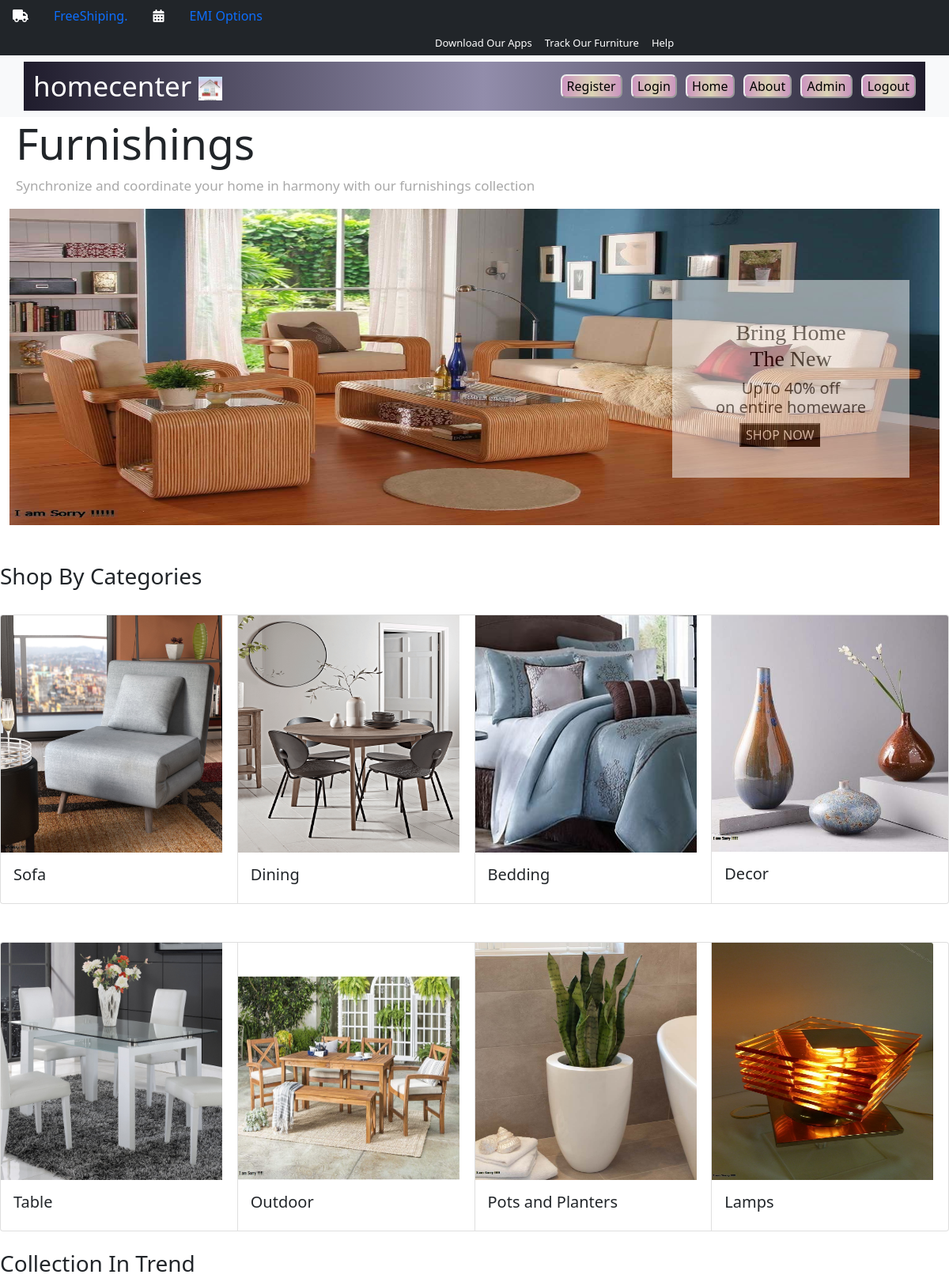
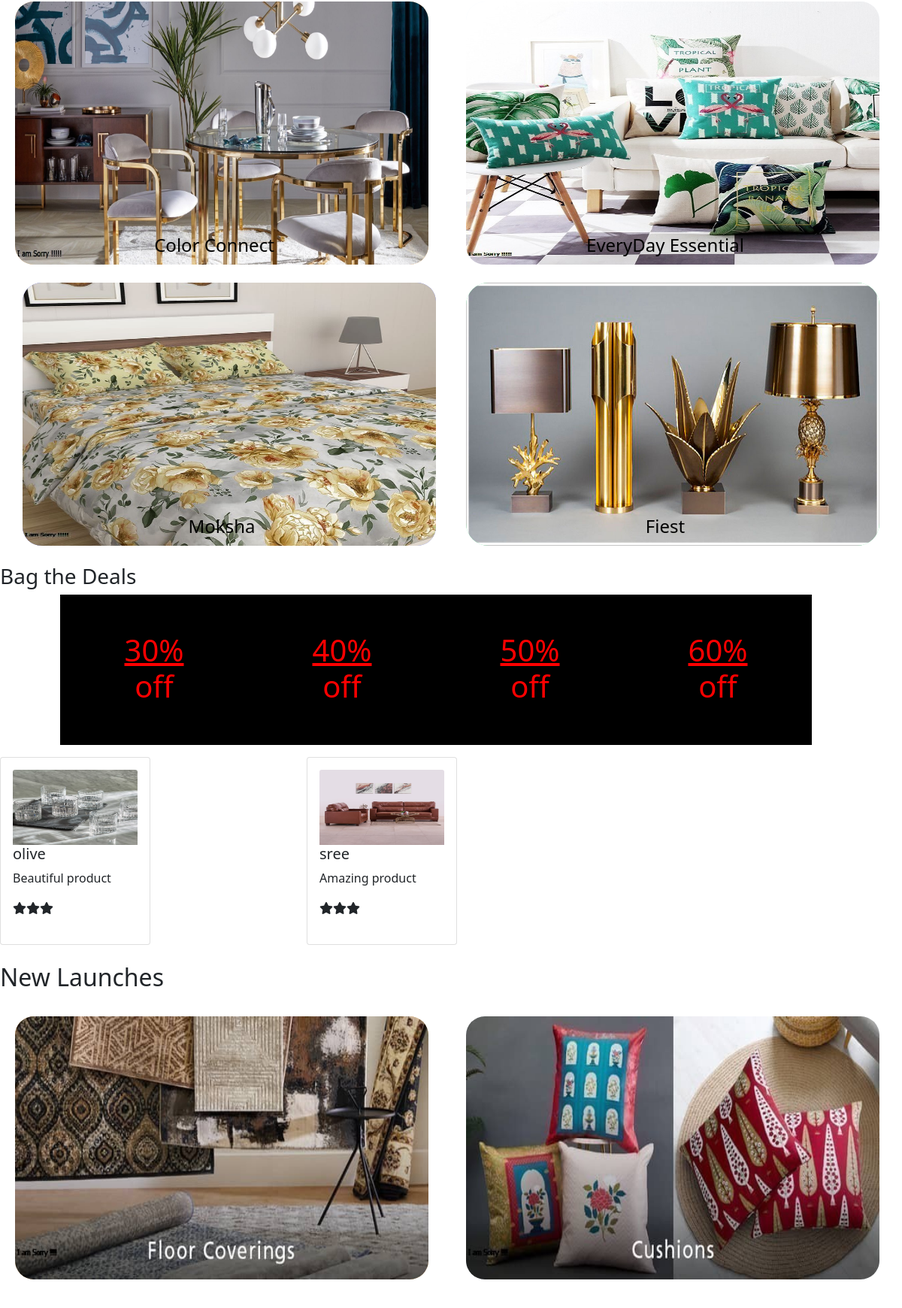
The app's page /ecom/reviewdsp/ (upper part) with its own data (2 pictures, top to bottom).
### ecom/models.py (models this page shows, shortened)
class reviewmodel(models.Model):
    cust_name=models.CharField(max_length=50)
    comments=models.CharField(max_length=500)
    imag=models.FileField(upload_to='ecom/static')

### ecom/views.py (the view)
# urls.py: path('reviewdsp/',reviewdsp),
def reviewdsp(request):
    b = reviewmodel.objects.all()
    cus=[]
    com=[]
    im=[]
    for i in b:
        cu=i.cust_name
        cus.append(cu)
        co=i.comments
        com.append(co)
        imge=str(i.imag).split('/')[-1]
        im.append(imge)
    pair=zip(cus,com,im)
    return render(request, 'front.html', {'b':pair})

### ecom/templates/front.html (shortened to what this page needs)
<!DOCTYPE html>
{% load static %}
<html lang="en">
    <link href="https://cdn.jsdelivr.net/npm/bootstrap@5.0.2/dist/css/bootstrap.min.css" rel="stylesheet">
<head>
</head>
<body>
  <nav class="nav navbar-light bg-dark">
    <a class="nav-link" ><i class="fa-solid fa-truck" style="color:white;"></i></a>
        <a class="nav-link" title="On household order over Rs:40000">FreeShiping.</a>
  </body>
    <a class="nav-link" href="#"><i class="fa-solid fa-calendar-days" style="color:white;"></i></a>
    <a class="nav-link " title="On household order over Rs:30000">EMI Options</a>
      <form class="d-flex">
        <a class="navbar-brand" style="color:white;font-size: small;margin-left:550px;" title="Download our apps">Download Our Apps</a>
        <a class="navbar-brand" style="color:white;font-size: small;">Track Our Furniture</a>
        <a class="navbar-brand" style="color:white;font-size: small;">Help</a>
      </form>
    <nav class="navbar navbar-expand-lg navbar-light bg-light">
        <div class="container" style="background-image: linear-gradient(to right, #1F1C2C 0%, #928DAB  51%, #1F1C2C  100%);">
          <a class="navbar-brand" href="#" style="font-size:35px;color:white;">
            homecenter <img src="{% static 'home.jpg' %}" alt="" width="30" height="30" class="d-inline-block align-text-right"></a>
           <a href="http://127.0.0.1:8000/ecom/regi/" style="margin-left:400px;"><button style="border-color: rgb(237, 237, 237);border-radius:7px;background-image:linear-gradient(to right, #CC95C0 0%, #DBD4B4  51%, #CC95C0  100%);">Register</button> </a>
            <a href="http://127.0.0.1:8000/ecom/log/"><button  style="border-color: rgb(237, 237, 237);border-radius:7px;background-image:linear-gradient(to right, #CC95C0 0%, #DBD4B4  51%, #CC95C0  100%);">Login</button></a>
            <a href="http://127.0.0.1:8000/ecom/proj/"><button  style="border-color: rgb(237, 237, 237);border-radius:7px;background-image:linear-gradient(to right, #CC95C0 0%, #DBD4B4  51%, #CC95C0  100%);">Home</button></a>
            <a href="http://127.0.0.1:8000/ecom/about/"><button  style="border-color: rgb(237, 237, 237);border-radius:7px;background-image:linear-gradient(to right, #CC95C0 0%, #DBD4B4  51%, #CC95C0  100%);">About</button></a>
            <a href="http://127.0.0.1:8000/ecom/admnpge/"><button  style="border-color: rgb(237, 237, 237);border-radius:7px;background-image:linear-gradient(to right, #CC95C0 0%, #DBD4B4  51%, #CC95C0  100%);">Admin</button></a>
            <a href="http://127.0.0.1:8000/ecom/logout/"><button  style="border-color: rgb(237, 237, 237);border-radius:7px;background-image:linear-gradient(to right, #CC95C0 0%, #DBD4B4  51%, #CC95C0  100%);">Logout</button></a>
        </div>
      </nav>
       <h2 style="font-size:55px;margin-left: 20px;">Furnishings</h2>
       <p style="margin-left: 20px;font-size:17px;color:darkgrey;">Synchronize and coordinate your home in harmony with our furnishings collection
       </p>
  <div class="container-fluid" style="position: relative;">
    <a href="http://127.0.0.1:8000/mat_app/displaybig/"><img src="{% static 'sofa2.jpg' %}" style="height:400px;width:100%;"></a>
    <div class="text-block">
      <h3 style="font-family:cursive;"><center>Bring Home <br>The New</center></h3>
      <h5><center> UpTo 40% off <br> on entire homeware</center> </h5>
        <a href="http://127.0.0.1:8000/ecom/userdsp/"> <button style="background-color:black;color:white;margin-left:65px;">SHOP NOW</button></a>
         </div>
  </div>
   <br><br>
       <h3>Shop By Categories</h3><br>
       <div class="card-group">
        <div class="card">
          <a href="http://127.0.0.1:8000/ecom/sofa/"><img src="{% static 'sofa1.jpg' %}" class="card-img-top" style="height:300px;width:280px;"></a>
          <div class="card-body">
            <h5 class="card-title">Sofa</h5>
          </div>
          </div>
        <div class="card">
          <a href="http://127.0.0.1:8000/mat_app/usrdsply3/">
            <img src="{% static 'dinig.png' %}" class="card-img-top" style="height:300px;width:280px;"></a>
          <div class="card-body">
            <h5 class="card-title">Dining</h5>
          </div>
        </div>
        <div class="card">
          <a href="http://127.0.0.1:8000/mat_app/usrdsply2/">
            <img src="{% static 'bed.jpeg' %}" class="card-img-top" style="height:300px;width:280px;"></a>
          <div class="card-body">
            <h5 class="card-title">Bedding</h5>
          </div>
        </div>
          <div class="card">
            <a href="http://127.0.0.1:8000/mat_app/usrdsply4/">
              <img src="{% static 'decor.jpg' %}" class="card-img-top" alt="..."></a>
            <div class="card-body">
              <h5 class="card-title">Decor</h5>
            </div>
          </div>
      </div>
      <br><br>
      <div class="card-group">
        <div class="card">
          <img src="{% static 'table.jpeg' %}" class="card-img-top" style="height:300px;width:280px;">
          <div class="card-body">
            <h5 class="card-title">Table</h5>
          </div>
        </div>
        <div class="card">
          <img src="{% static 'outfur.jpg' %}" class="card-img-top" style="height:300px;width:280px;">
          <div class="card-body">
            <h5 class="card-title">Outdoor</h5>
          </div>
        </div>
        <div class="card">
          <img src="{% static 'pots.jpg' %}" class="card-img-top" style="height:300px;width:280px;">
          <div class="card-body">
            <h5 class="card-title">Pots and Planters</h5>
          </div>
        </div>
          <div class="card">
            <img src="{% static 'lamp.jpg' %}" class="card-img-top" style="height:300px;width:280px;">
            <div class="card-body">
              <h5 class="card-title">Lamps</h5>
            </div>
          </div>
      </div><br>
      <h3>Collection In Trend</h3>
      <div id="a" style="height:350px;width:550px;background-color: aliceblue;float:right;border-radius: 25px;margin-right:30px;">
        <img src="{% static 'every2.jpg' %}" style="height:350px;width:550px;border-radius: 25px;" >
        <h4 style="color:black;margin-top:-40px;margin-left:-20px;">EveryDay Essential</h4>
      </div>
      <div id="b" style="height:350px;width:550px;background-color:rgb(255, 202, 127);border-radius: 25px;margin-left: 20px;" >
        <img src="{% static 'bianca.jpg' %}" style="height:350px;width:550px;border-radius: 25px;">
        <h4 style="color: black;margin-top:-40px;margin-left:-20px;">Color Connect</h4>
      </div><br>
      <div id="c" style="height:350px;width:550px;background-color:rgb(127, 255, 176);float:right;border-radius: 30px;margin-right: 30px;" >
        <img src="{% static 'fiest.jpeg' %}" style="height:350px;width:550px;border-radius: 30px;">
        <h4 style="color:black;margin-top:-40px;margin-left:-20px;">Fiest</h4>
      </div>
      <div id="d" style="height:350px;width:550px;background-color:rgb(127, 138, 255);border-radius: 25px;margin-left: 30px;" >
        <img src="{% static 'moksha.jpg' %}"style="height:350px;width:550px;border-radius: 25px;" >
        <h4 style="color:black;margin-top:-40px;margin-left:-20px;">Moksha</h4>
      </div><br>
  <h3>Bag the Deals</h3>
  <div id="f" style="height:200px;width:250px;float:left;margin-left:80px;background-color:black;">
      <h1 style="margin-top:50px;color:red;text-align:center;"> <a href="http://127.0.0.1:8000/ecom/ofrdsp/" style="color:red;">30%</a> <br>off</h1>
  </div>
  <div style="height:200px;width:250px;background-color:black;float:left;">
      <h1 align="center" style="margin-top:50px;color:red;"><a href="http://127.0.0.1:8000/ecom/ofrdsp/" style="color:red;">40%</a> <br>off</h1>
  </div>
  <div style="height:200px;width:250px;background-color:black;float:left;">
      <h1 align="center"  style="margin-top:50px;color:red;"><a href="http://127.0.0.1:8000/ecom/ofrdsp/" style="color:red;">50% </a><br>off</h1>
  </div>
  <div style="height:200px;width:250px;background-color:black;float:left;">
      <h1 align="center"  style="margin-top:50px;color:red;"> <a href="http://127.0.0.1:8000/ecom/ofrdsp/" style="color:red;">60%</a><br>off</h1>
  </div>
  <BR><BR><BR><BR><BR><BR>
<br><BR><BR>
    <div class="row" >
  {% for i,j,k in b %}
  <div class="col-4">
  <div class="card" style="height:250px;width:200px;">
   <div class="card-body">
       <img src="{% static k %}" class="card-img-top" alt=".." id="a" style="height:100px;">
     <h5 class="card-title" >{{i}}</h5>
     <p class="card-text" style="align-items:justify;">{{j}}</p>
       <i class="fa-solid fa-star"></i><i class="fa-solid fa-star"></i><i class="fa-solid fa-star"></i>
   </div>
  </div>
  </div>
    {% endfor %}
</div>
    <br>
  <h2>New Launches</h2><br>
  <div id="a" style="height:350px;width:550px;background-color: aliceblue;float:right;border-radius: 25px;margin-right:30px;">
        <img src="{% static 'cusions.jpg' %}" style="height:350px;width:550px;border-radius: 25px;" >
      </div>
      <div id="b" style="height:350px;width:550px;background-color:rgb(255, 202, 127);border-radius: 25px;margin-left: 20px;" >
        <img src="{% static 'floor.jpg' %}" style="height:350px;width:550px;border-radius: 25px;">
      </div><br>
  <BR>
<br>
<br>
</body>
</html>

### ecom/templates/front.html (style rules this page uses)
.text-block { position: absolute; bottom: 10px; right: 50px; top:90px; background-color:white; color: black; padding-left: 20px; padding-right: 20px; padding-top:50px; opacity:0.5; height:250px;width:300px; }

### records on screen
reviewmodel: b "olive", b "Beautiful product"
reviewmodel: b "sree", b "Amazing product"
